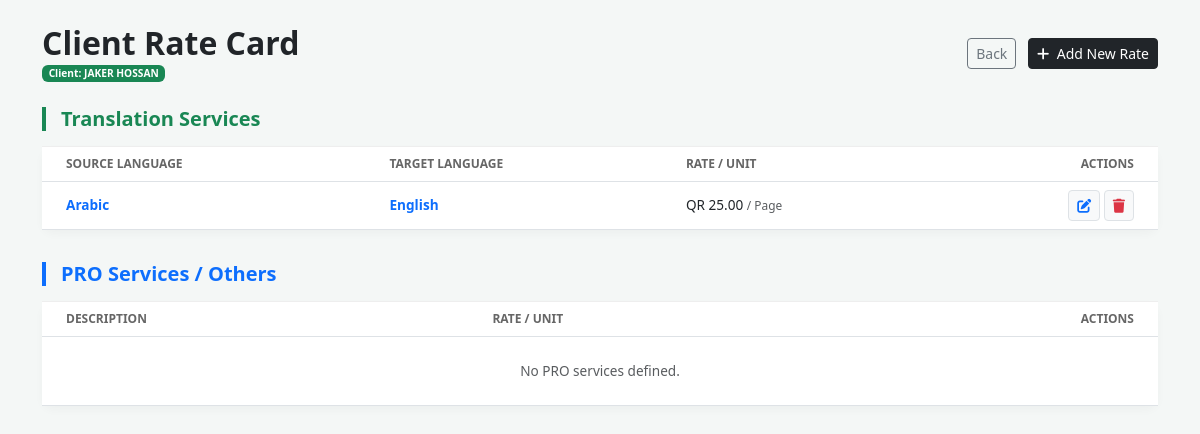
Screenshot of /client_rates.php?client_id=1 (signed in) with the database file from the repository.
### tables this page shows
CREATE TABLE `clients` (
  `id` int(11) NOT NULL,
  `client_type` enum('Individual','Company') NOT NULL,
  `name` varchar(150) NOT NULL,
  `nationality` varchar(100) DEFAULT NULL,
  `qid_passport` varchar(50) DEFAULT NULL,
  `gender` enum('Male','Female','Other') DEFAULT NULL,
  `company_name` varchar(150) DEFAULT NULL,
  `position` varchar(100) DEFAULT NULL,
  `contact_person` varchar(100) DEFAULT NULL,
  `cr_number` varchar(50) DEFAULT NULL,
  `cr_expiry` date DEFAULT NULL,
  `vat_number` varchar(50) DEFAULT NULL,
  `mobile_primary` varchar(20) NOT NULL,
  `mobile_secondary` varchar(20) DEFAULT NULL,
  `landline` varchar(20) DEFAULT NULL,
  `email` varchar(100) DEFAULT NULL,
  `last_job_date` datetime DEFAULT NULL,
  `website` varchar(255) DEFAULT NULL,
  `address` text DEFAULT NULL,
  `city` varchar(100) DEFAULT NULL,
  `country` varchar(100) DEFAULT 'Qatar',
  `requires_lpo` tinyint(1) DEFAULT 0,
  `has_contract` tinyint(1) DEFAULT 0,
  `contract_start` date DEFAULT NULL,
  `contract_expiry` date DEFAULT NULL,
  `contract_file_path` varchar(255) DEFAULT NULL,
  `delivery_prefs` set('Digital','Office_Collection','Client_Location','On_Request') DEFAULT NULL,
  `internal_notes` text DEFAULT NULL,
  `tags` varchar(255) DEFAULT NULL,
  `is_vip` tinyint(1) DEFAULT 0,
  `status` enum('Active','On Hold','Inactive') DEFAULT 'Active',
  `is_archived` tinyint(1) DEFAULT 0,
  `created_by` int(11) DEFAULT NULL,
  `branch_id` int(11) DEFAULT NULL,
  `is_active` tinyint(1) DEFAULT 1,
  `activity_level` enum('One-Time','Occasional','Regular','Frequent') DEFAULT 'One-Time'
);

CREATE TABLE `client_rates` (
  `id` int(11) NOT NULL,
  `client_id` int(11) NOT NULL,
  `service_category` enum('Translation','PRO/Other') NOT NULL,
  `source_lang` varchar(50) DEFAULT NULL,
  `target_lang` varchar(50) DEFAULT NULL,
  `description` varchar(255) DEFAULT NULL,
  `unit` varchar(50) NOT NULL,
  `rate` decimal(10,2) NOT NULL,
  `created_at` timestamp NOT NULL DEFAULT current_timestamp()
);

### client_rates.php (the view, shortened to what this page needs)
<?php
include 'db.php';
$clientId = isset($_GET['client_id']) ? (int)$_GET['client_id'] : 0;
$stmt = $pdo->prepare("SELECT name FROM clients WHERE id = ?");
$stmt->execute([$clientId]);
$client = $stmt->fetch();
$rates = $pdo->prepare("SELECT * FROM client_rates WHERE client_id = ? ORDER BY id DESC");
$rates->execute([$clientId]);
$all_rates = $rates->fetchAll(PDO::FETCH_ASSOC);
$translations = array_filter($all_rates, fn($r) => $r['service_category'] == 'Translation');
$others       = array_filter($all_rates, fn($r) => $r['service_category'] == 'PRO/Other');
?>
<!DOCTYPE html>
<html lang="en">
<head>
    <link href="https://cdn.jsdelivr.net/npm/bootstrap@5.3.0/dist/css/bootstrap.min.css" rel="stylesheet">
    <link rel="stylesheet" href="https://cdnjs.cloudflare.com/ajax/libs/font-awesome/6.4.0/css/all.min.css">
</head>
<body>
<div class="container py-4">
    <div class="d-flex justify-content-between align-items-center mb-4">
        <div>
            <h2 class="fw-bold mb-0">Client Rate Card</h2>
            <span class="badge bg-success">Client: <?= htmlspecialchars($client['name']) ?></span>
        </div>
        <div>
            <a href="index.php?view=clients" class="btn btn-outline-secondary btn-sm me-2">Back</a>
            <button class="btn btn-dark btn-sm" data-bs-toggle="modal" data-bs-target="#rateModal" onclick="resetForm()">
                <i class="fas fa-plus me-1"></i> Add New Rate
            </button>
        </div>
    </div>
    <div class="category-header">
        <h5 class="fw-bold mb-0 text-success">Translation Services</h5>
    </div>
    <div class="card table-card">
        <table class="table align-middle mb-0">
            <thead>
                <tr>
                    <th class="ps-4">Source Language</th>
                    <th>Target Language</th>
                    <th>Rate / Unit</th>
                    <th class="text-end pe-4">Actions</th>
                </tr>
            </thead>
            <tbody>
                <?php foreach($translations as $r): ?>
                <tr>
                    <td class="ps-4 fw-bold text-primary"><?= htmlspecialchars($r['source_lang']) ?></td>
                    <td class="fw-bold text-primary"><?= htmlspecialchars($r['target_lang']) ?></td>
                    <td>QR <?= number_format($r['rate'], 2) ?> <small class="text-muted">/ <?= htmlspecialchars($r['unit']) ?></small></td>
                    <td class="text-end pe-4">
                        <button class="btn btn-sm btn-light border" onclick='editRate(<?= json_encode($r) ?>)'><i class="fas fa-edit text-primary"></i></button>
                        <a href="?client_id=<?= $clientId ?>&delete_id=<?= $r['id'] ?>" class="btn btn-sm btn-light border" onclick="return confirm('Are you sure you want to delete this rate?')"><i class="fas fa-trash text-danger"></i></a>
                    </td>
                </tr>
                <?php endforeach; if(empty($translations)) echo "<tr><td colspan='4' class='text-center p-4 text-muted'>No translations defined.</td></tr>"; ?>
            </tbody>
        </table>
    </div>
    <div class="category-header pro-border">
        <h5 class="fw-bold mb-0 text-primary">PRO Services / Others</h5>
    </div>
    <div class="card table-card">
        <table class="table align-middle mb-0">
            <thead>
                <tr>
                    <th class="ps-4">Description</th>
                    <th>Rate / Unit</th>
                    <th class="text-end pe-4">Actions</th>
                </tr>
            </thead>
            <tbody>
                <?php foreach($others as $r): ?>
                <tr>
                    <td class="ps-4 fw-bold"><?= htmlspecialchars($r['description']) ?></td>
                    <td>QR <?= number_format($r['rate'], 2) ?> <small class="text-muted">/ <?= htmlspecialchars($r['unit']) ?></small></td>
                    <td class="text-end pe-4">
                        <button class="btn btn-sm btn-light border" onclick='editRate(<?= json_encode($r) ?>)'><i class="fas fa-edit text-primary"></i></button>
                        <a href="?client_id=<?= $clientId ?>&delete_id=<?= $r['id'] ?>" class="btn btn-sm btn-light border" onclick="return confirm('Are you sure?')"><i class="fas fa-trash text-danger"></i></a>
                    </td>
                </tr>
                <?php endforeach; if(empty($others)) echo "<tr><td colspan='3' class='text-center p-4 text-muted'>No PRO services defined.</td></tr>"; ?>
            </tbody>
        </table>
    </div>
</div>
</body>
</html>

### client_rates.php (style rules this page uses)
body { background: #f4f7f6; font-size: 0.85rem; }
.table-card { border: none; border-radius: 12px; box-shadow: 0 4px 10px rgba(0,0,0,0.03); margin-bottom: 2rem; }
.table thead { background: #f8f9fa; border-top: 1px solid #eee; }
.table thead th { font-weight: 600; text-transform: uppercase; font-size: 0.75rem; color: #666; }
.category-header { border-left: 4px solid #198754; padding-left: 15px; margin-bottom: 15px; }
.pro-border { border-left-color: #0d6efd; }

### rows the page displays
clients: name "JAKER HOSSAN"
client_rates: source_lang "Arabic", target_lang "English", rate "25.00", unit "Page"
